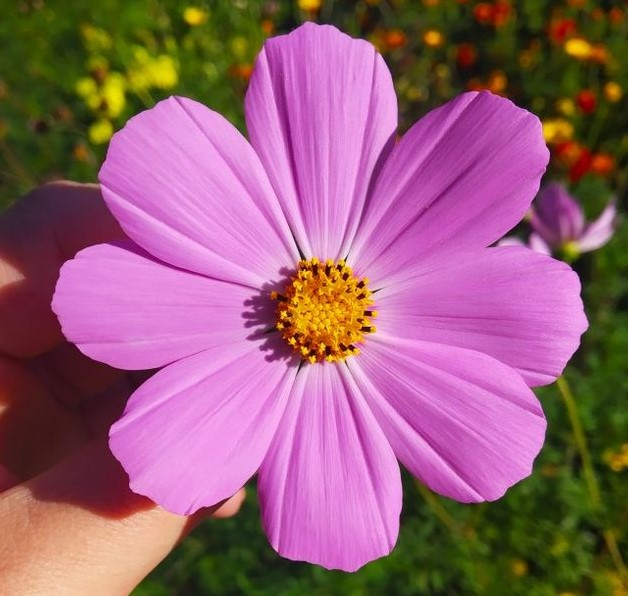
#> input picture prg11.jpeg, 628 x 596 px, found by its file name
$ python prg11.py
#> lines starting #> are read from the running program, lines starting #| are printed output that depends on the picture; after the words box and inside, x2 and y2 are one past the last pixel; in counts of white or black regions, pixels touching at a corner belong together
import cv2

# Read the image
image_path = "D:\CGIP_Programs\prg11.jpeg"  # Replace "your_image.jpg" with the path to your image
image = cv2.imread(image_path)
#> image is the input picture: shape (596, 628, 3); mean B, G, R 116.2, 95.1, 149.6

if image is None:
    print("Failed to load the image.")
else:
    # Convert the image to grayscale
    gray_image = cv2.cvtColor(image, cv2.COLOR_BGR2GRAY)
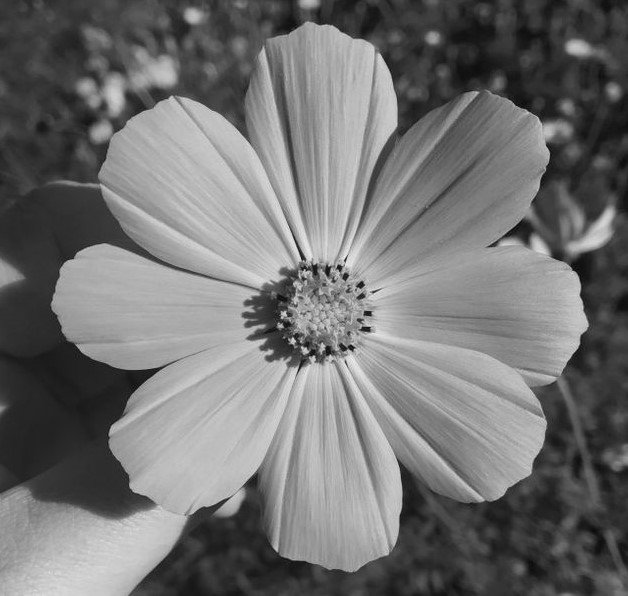
#> gray_image: shape (596, 628); min 9, max 240, mean 113.8

    # Apply adaptive thresholding
    _, thresh = cv2.threshold(gray_image, 0, 255, cv2.THRESH_BINARY_INV + cv2.THRESH_OTSU)
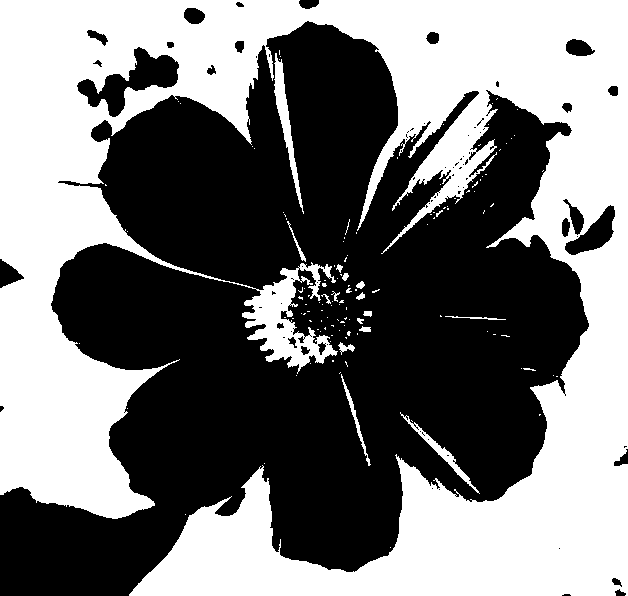
#> thresh: shape (596, 628); 46.9% white; 129 white regions (112 under 20 px)

    # Find contours in the thresholded image
    contours, _ = cv2.findContours(thresh, cv2.RETR_EXTERNAL, cv2.CHAIN_APPROX_SIMPLE)
#> contours = 129 contours, 116 with area under 20; largest, box (x1, y1, x2, y2) and area: (0, 0, 628, 596) 174736, (274, 53, 304, 214) 928, (400, 412, 480, 494) 512, (341, 374, 371, 466) 195, (338, 342, 355, 355) 70

    # Draw contours on the original image
    contour_image = image.copy()
    cv2.drawContours(contour_image, contours, -1, (0, 255, 0), 2)  # Draw all contours with green color and thickness 2
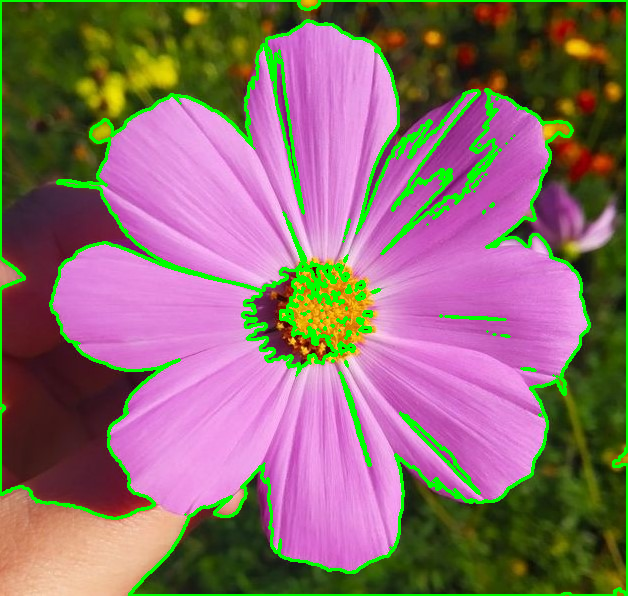
#> contour_image: shape (596, 628, 3); 7.35% of pixels changed, all inside (x1, y1, x2, y2) = (0, 0, 628, 596)

    cv2.imshow("Original Image", image)
    # Display the original image with contours
    cv2.imshow("Image with Contours", contour_image)

    cv2.waitKey(0)
    cv2.destroyAllWindows()

$ run again, with prg7.jpeg copied over prg11.jpeg
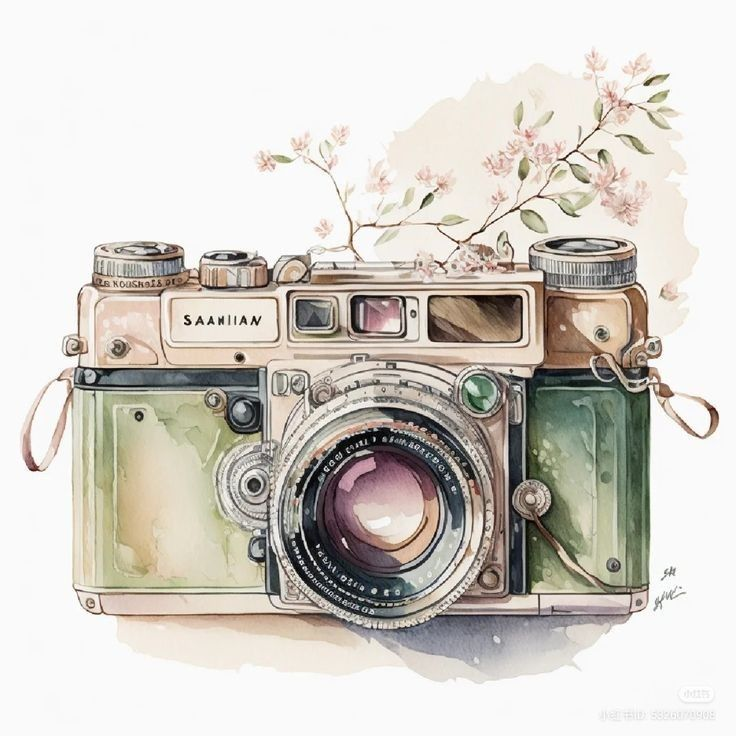
#> input picture prg7.jpeg, 736 x 736 px, found by its file name
#> image is the input picture: shape (736, 736, 3); mean B, G, R 199.6, 206.4, 210.8
#> `_, thresh = cv2.threshold(gray_image, 0, 255, cv2.THRESH_BINARY_INV + ..`:
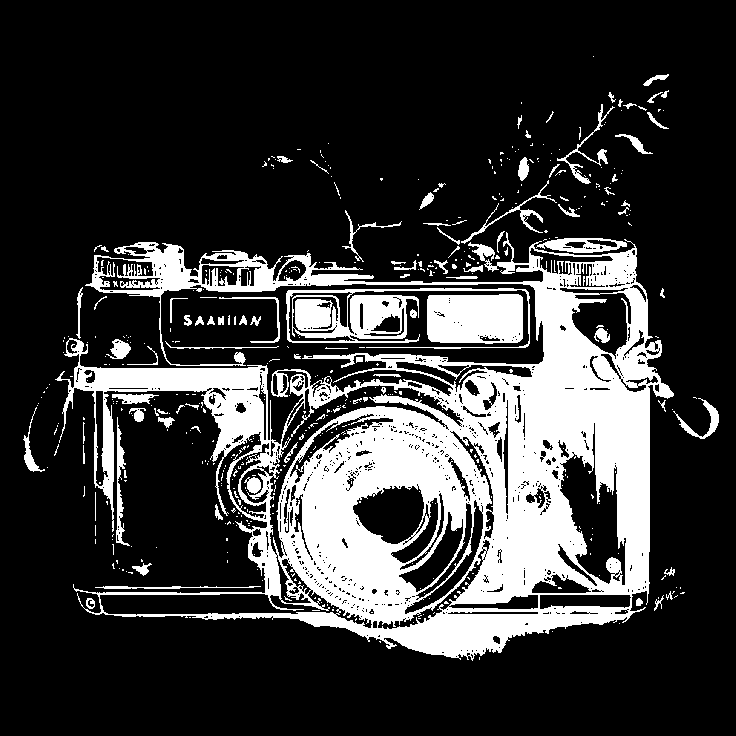
#> thresh: shape (736, 736); 21.9% white; 499 white regions (410 under 20 px)
#> contours = 335 contours, 287 with area under 20; largest, box (x1, y1, x2, y2) and area: (55, 232, 674, 661) 137649, (286, 288, 530, 349) 6016, (427, 294, 523, 344) 4454, (536, 238, 627, 253) 886, (116, 417, 130, 546) 430
#> `cv2.drawContours(contour_image, contours, -1, (0, 255, 0), 2)`:
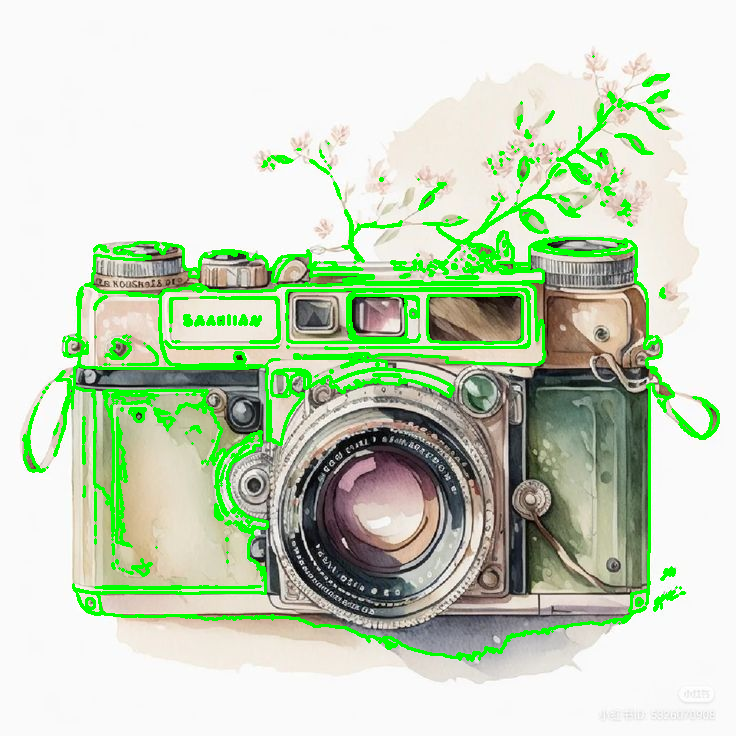
#> contour_image: shape (736, 736, 3); 7.59% of pixels changed, all inside (x1, y1, x2, y2) = (22, 55, 720, 662)
